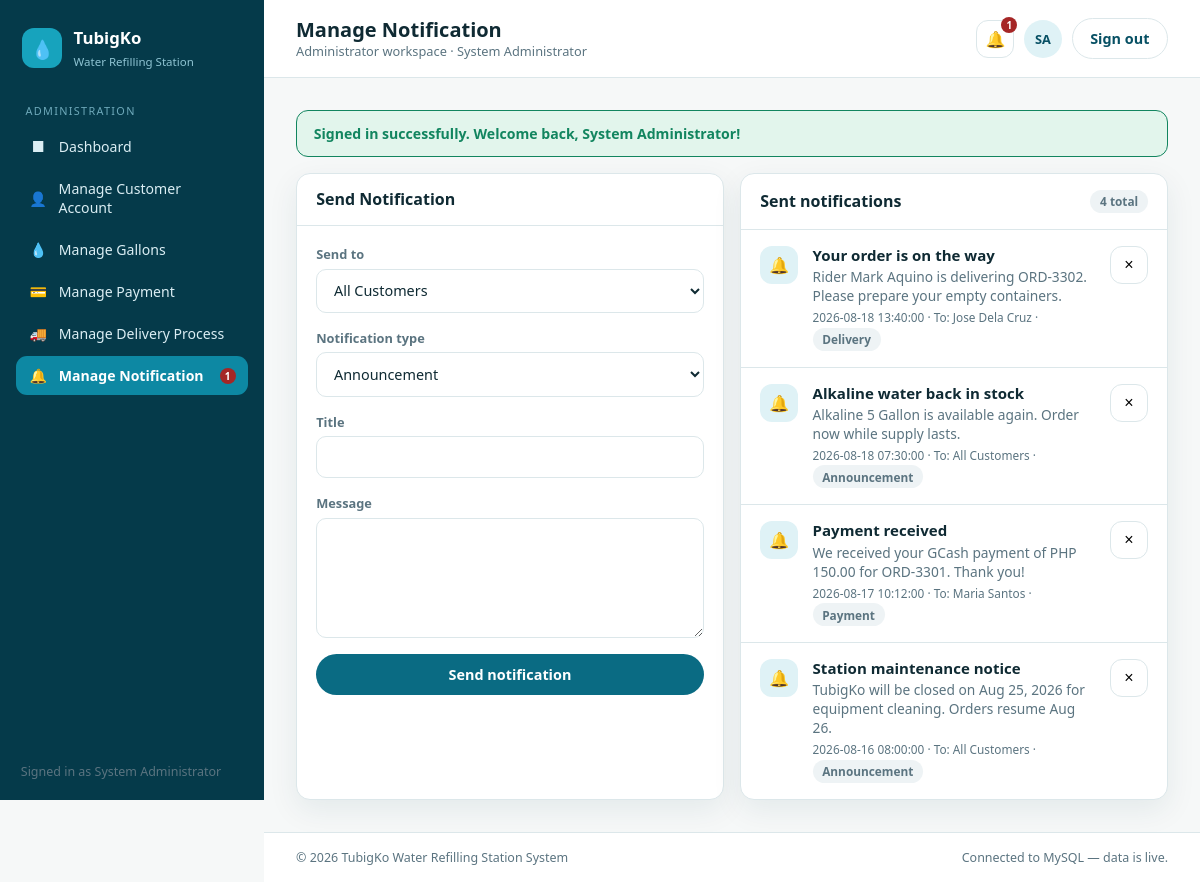
The page /admin/notifications.php (signed in) on the database its author committed.
### tables this page shows
CREATE TABLE IF NOT EXISTS users (
  id            INT AUTO_INCREMENT PRIMARY KEY,
  full_name     VARCHAR(100)    NOT NULL,
  username      VARCHAR(50)     NOT NULL UNIQUE,
  email         VARCHAR(100)    NOT NULL UNIQUE,
  password      VARCHAR(255)    NOT NULL,
  phone         VARCHAR(30)     DEFAULT NULL,
  address       TEXT            DEFAULT NULL,
  barangay      VARCHAR(100)    DEFAULT NULL,
  landmark      VARCHAR(150)    DEFAULT NULL,
  role          ENUM('admin','customer') NOT NULL DEFAULT 'customer',
  status        ENUM('active','inactive') NOT NULL DEFAULT 'active',
  created_at    TIMESTAMP       NOT NULL DEFAULT CURRENT_TIMESTAMP
);

CREATE TABLE IF NOT EXISTS notifications (
  id            INT AUTO_INCREMENT PRIMARY KEY,
  notif_code    VARCHAR(20)   NOT NULL UNIQUE,
  user_id       INT           DEFAULT NULL,  
  audience      VARCHAR(100)  NOT NULL DEFAULT 'All Customers',
  title         VARCHAR(150)  NOT NULL,
  message       TEXT          NOT NULL,
  type          VARCHAR(50)   NOT NULL DEFAULT 'Announcement',
  is_read       BOOLEAN       NOT NULL DEFAULT FALSE,
  created_at    TIMESTAMP     NOT NULL DEFAULT CURRENT_TIMESTAMP,
  CONSTRAINT fk_notifications_user FOREIGN KEY (user_id) REFERENCES users(id) ON DELETE CASCADE,
  INDEX idx_notifications_user (user_id)
);

### includes/auth.php (called while the page is built, shortened)
<?php
require_once __DIR__ . '/db.php';
function current_user(): ?array
{
    static $cached = null;
    static $loaded = false;
    if ($loaded) {
        return $cached;
    }
    $loaded = true;
    $cached = db_one('SELECT id, full_name, username, email, phone, address, barangay, landmark, role, status FROM users WHERE id = ?', [$_SESSION['user_id']]);
    return $cached;
}
function require_login(?string $role = null): void
{
    $user = current_user();
}
function flash_all(): array
{
    $flash = $_SESSION['flash'] ?? [];
    return $flash;
}

### includes/db.php (called while the page is built, shortened)
<?php
function db(): PDO
{
    static $pdo = null;
    if ($pdo instanceof PDO) {
        return $pdo;
    }
    $dsn = 'mysql:host=' . DB_HOST . ';port=' . DB_PORT . ';dbname=' . DB_NAME . ';charset=utf8mb4';
    try {
        $pdo = new PDO($dsn, DB_USER, DB_PASS, [
            PDO::ATTR_ERRMODE            => PDO::ERRMODE_EXCEPTION,
            PDO::ATTR_DEFAULT_FETCH_MODE => PDO::FETCH_ASSOC,
            PDO::ATTR_EMULATE_PREPARES   => false,
        ]);
    } catch (PDOException $e) {
        error_log('TubigKo DB connection failed: ' . $e->getMessage());
        http_response_code(500);
        die('The system is temporarily unavailable. Please try again in a moment.');
    }
    return $pdo;
}
function db_query(string $sql, array $params = []): array
{
    try {
        $stmt = db()->prepare($sql);
        $stmt->execute($params);
        return $stmt->fetchAll();
    } catch (PDOException $e) {
        error_log('TubigKo query failed: ' . $e->getMessage() . ' | SQL: ' . $sql);
        return [];
    }
}
function db_one(string $sql, array $params = []): ?array
{
    $rows = db_query($sql, $params);
    return $rows[0] ?? null;
}
function e(?string $value): string
{
    return htmlspecialchars((string)$value, ENT_QUOTES, 'UTF-8');
}

### includes/data.php (called while the page is built, shortened)
<?php
require_once __DIR__ . '/db.php';
function load_notifications(?int $userId = null, bool $includeBroadcast = true): array
{
    if ($userId !== null) {
        $sql = "SELECT * FROM notifications WHERE user_id = ?";
        $params = [$userId];
        if ($includeBroadcast) {
            $sql = "SELECT * FROM notifications WHERE user_id = ? OR user_id IS NULL";
        }
    } else {
        $sql = "SELECT * FROM notifications";
        $params = [];
    }
    $sql .= " ORDER BY created_at DESC";
    $rows = db_query($sql, $params);
    return array_map(function ($n) {
        return [
            'db_id'   => (int)$n['id'],
            'id'      => $n['notif_code'],
            'user_id' => $n['user_id'] !== null ? (int)$n['user_id'] : null,
            'title'   => $n['title'],
            'message' => $n['message'],
            'audience'=> $n['audience'],
            'date'    => $n['created_at'],
            'type'    => $n['type'],
            'read'    => (bool)$n['is_read'],
        ];
    }, $rows);
}

### admin/notifications.php (the view, shortened to what this page needs)
<?php
$BASE = '..'; $ROLE = 'admin'; $PAGE_TITLE = 'Manage Notification';
require_once __DIR__ . '/../includes/auth.php';
require_login('admin');
require_once __DIR__ . '/../includes/data.php';
include __DIR__ . '/../includes/header.php';
$NOTIFICATIONS = load_notifications();
?>
<div class="grid grid--2">
  <section class="card">
    <div class="card__head"><h3>Send Notification</h3></div>
    <div class="card__body">
      <form method="post" action="notifications.php">
        <div class="field">
          <label for="audience">Send to</label>
          <select id="audience" name="audience">
            <option>All Customers</option>
          </select>
        </div>
        <div class="field">
          <label for="ntype">Notification type</label>
          <select id="ntype" name="type"><option>Announcement</option><option>Delivery</option><option>Payment</option><option>Promo</option></select>
        </div>
        <div class="field"><label for="ntitle">Title</label><input id="ntitle" name="title" required></div>
        <div class="field"><label for="nmsg">Message</label><textarea id="nmsg" name="message" required></textarea></div>
        <button class="btn btn--block" type="submit">Send notification</button>
      </form>
    </div>
  </section>
  <section class="card">
    <div class="card__head"><h3>Sent notifications</h3><span class="spacer badge"><?= count($NOTIFICATIONS) ?> total</span></div>
    <div>
      <?php foreach ($NOTIFICATIONS as $n): ?>
        <article class="notif">
          <div class="notif__icon">&#128276;</div>
          <div style="flex:1">
            <h4><?= e($n['title']) ?></h4>
            <p><?= e($n['message']) ?></p>
            <small><?= e($n['date']) ?> &middot; To: <?= e($n['audience']) ?> &middot; <span class="badge"><?= e($n['type']) ?></span></small>
          </div>
          <form method="post" action="notifications.php" onsubmit="return confirm('Delete this notification?');">
            <button class="icon-btn no-print" type="submit" aria-label="Delete">&times;</button>
          </form>
        </article>
      <?php endforeach; ?>
    </div>
  </section>
</div>
<?php include __DIR__ . '/../includes/footer.php'; ?>

### includes/header.php (shortened to what this page needs)
<?php
require_once __DIR__ . '/auth.php';
require_once __DIR__ . '/data.php';
$BASE = $BASE ?? '.';
$PAGE_TITLE = $PAGE_TITLE ?? 'Dashboard';
$ROLE = $ROLE ?? 'admin';
$__me = current_user();
$__initials = 'U';
if ($__me && trim($__me['full_name']) !== '') {
    $__parts = preg_split('/\s+/', trim($__me['full_name']));
    $__initials = strtoupper(substr($__parts[0], 0, 1) . substr(end($__parts), 0, 1));
}
$__unread = $__me ? (int)(db_one(
    'SELECT COUNT(*) AS c FROM notifications WHERE (user_id = ? OR user_id IS NULL) AND is_read = 0',
    [$__me['id']]
)['c'] ?? 0) : 0;
?>
<!DOCTYPE html>
<html lang="en">
<head>
<link rel="stylesheet" href="<?= $BASE ?>/assets/css/style.css">
</head>
<body class="app">
<div class="layout">
<?php include __DIR__ . '/sidebar.php'; ?>
  <main class="main">
    <header class="topbar">
      <div>
        <h1 class="topbar__title"><?= htmlspecialchars($PAGE_TITLE) ?></h1>
        <p class="topbar__sub"><?= $ROLE === 'admin' ? 'Administrator workspace' : 'Customer workspace' ?><?= $__me ? ' &middot; ' . e($__me['full_name']) : '' ?></p>
      </div>
      <div class="topbar__right">
        <a class="icon-btn" href="<?= $BASE ?>/<?= $ROLE ?>/notifications.php" aria-label="Notifications" style="position:relative">
          &#128276;<?php if ($__unread > 0): ?><span class="notif-count"><?= $__unread > 9 ? '9+' : $__unread ?></span><?php endif; ?>
        </a>
        <div class="avatar" aria-hidden="true"><?= e($__initials) ?></div>
        <a class="btn btn--ghost" href="<?= $BASE ?>/logout.php">Sign out</a>
      </div>
    </header>
    <div class="content">
      <?php foreach (flash_all() as $type => $msg): ?>
        <div class="flash flash--<?= e($type) ?>"><?= e($msg) ?></div>
      <?php endforeach; ?>

### includes/sidebar.php
<?php
$current = basename($_SERVER['PHP_SELF']);
$adminNav = [
  ['dashboard.php','Dashboard','&#9632;'],
  ['customers.php','Manage Customer Account','&#128100;'],
  ['gallons.php','Manage Gallons','&#128167;'],
  ['payments.php','Manage Payment','&#128179;'],
  ['deliveries.php','Manage Delivery Process','&#128666;'],
  ['notifications.php','Manage Notification','&#128276;'],
];
$customerNav = [
  ['gallons.php','Gallon','&#128167;'],
  ['payment.php','Payment','&#128179;'],
  ['delivery.php','Delivery Process','&#128666;'],
  ['notifications.php','Notification','&#128276;'],
];
$nav = $ROLE === 'admin' ? $adminNav : $customerNav;
?>
<aside class="side" id="sidebar">
  <a class="brand" href="<?= $BASE ?>/index.php">
    <span class="brand__mark">&#128167;</span>
    <span>
      <strong>TubigKo</strong>
      <small>Water Refilling Station</small>
    </span>
  </a>
  <nav class="nav">
    <p class="nav__label"><?= $ROLE === 'admin' ? 'Administration' : 'My Account' ?></p>
    <?php foreach ($nav as $item): ?>
      <a class="nav__link<?= $current === $item[0] ? ' is-active' : '' ?>" href="<?= $BASE ?>/<?= $ROLE ?>/<?= $item[0] ?>">
        <span class="nav__icon"><?= $item[2] ?></span><?= $item[1] ?><?php if ($item[0] === 'notifications.php' && !empty($__unread)): ?><span class="notif-count" style="position:static;margin-left:.4rem"><?= $__unread > 9 ? '9+' : $__unread ?></span><?php endif; ?>
      </a>
    <?php endforeach; ?>
  </nav>
  <div class="side__foot">
    <span class="muted" style="font-size:.78rem;padding:0 .3rem">Signed in as <?= isset($__me) && $__me ? e($__me['full_name']) : '' ?></span>
  </div>
</aside>

### rows shown on the page
users: id "1", full_name "System Administrator", full_name "SA"
notifications: title "Your order is on the way", message "Rider Mark Aquino is delivering ORD-3302. Please prepare your empty containers.", created_at "2026-08-18 13:40:00", audience "Jose Dela Cruz", type "Delivery"
notifications: title "Alkaline water back in stock", message "Alkaline 5 Gallon is available again. Order now while supply lasts.", created_at "2026-08-18 07:30:00", audience "All Customers", type "Announcement"
notifications: title "Payment received", message "We received your GCash payment of PHP 150.00 for ORD-3301. Thank you!", created_at "2026-08-17 10:12:00", audience "Maria Santos", type "Payment"
notifications: title "Station maintenance notice", message "TubigKo will be closed on Aug 25, 2026 for equipment cleaning. Orders resume Aug 26.", created_at "2026-08-16 08:00:00", audience "All Customers", type "Announcement"

### other values the page prints
$item[2] "■"
$item[1] "Dashboard"
$item[2] "👤"
$item[1] "Manage Customer Account"
$item[2] "💧"
$item[1] "Manage Gallons"
$item[2] "💳"
$item[1] "Manage Payment"
$item[2] "🚚"
$item[1] "Manage Delivery Process"
$item[2] "🔔"
$item[1] "Manage Notification"
$PAGE_TITLE "Manage Notification"
$msg "Signed in successfully. Welcome back, System Administrator!"
count($NOTIFICATIONS) "4"
